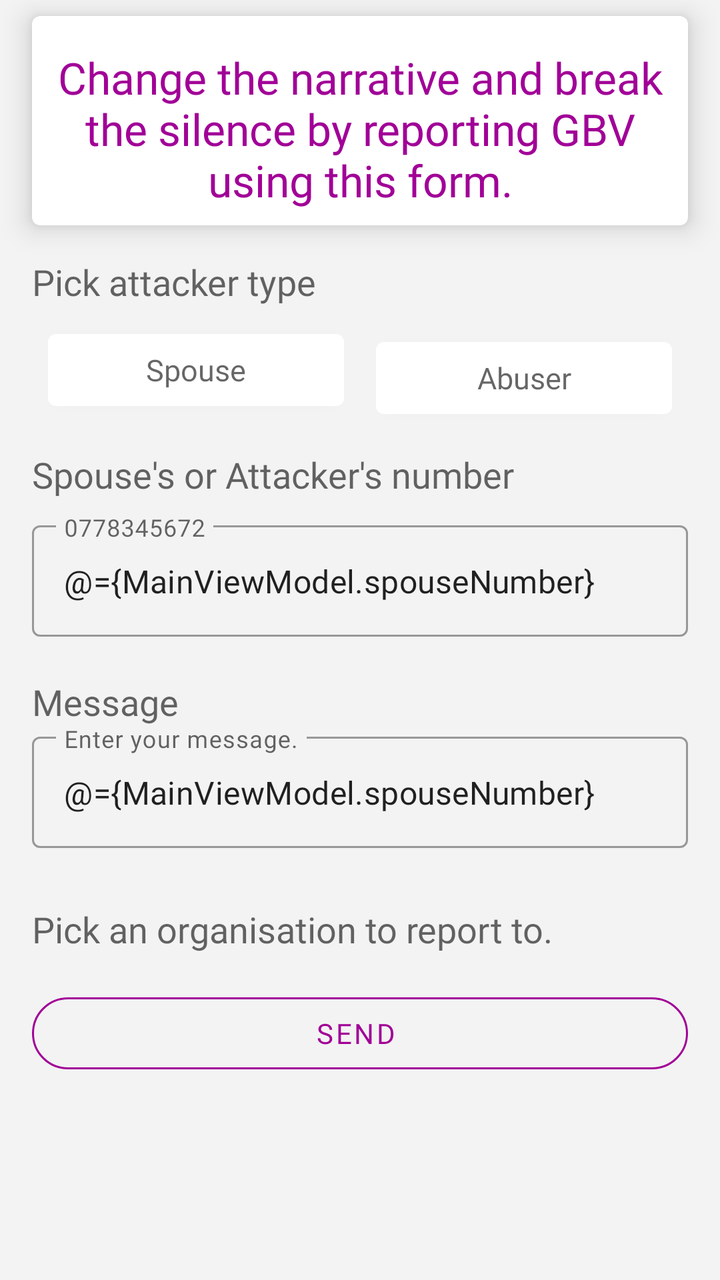
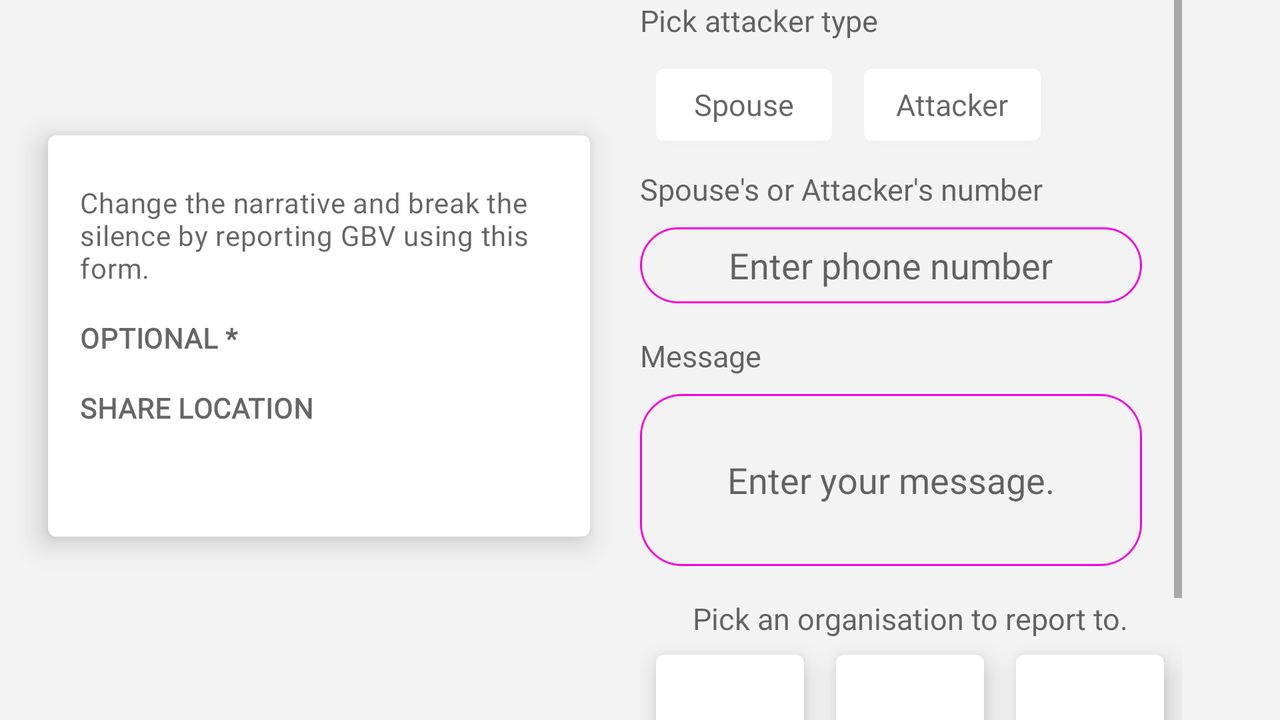

Compare how this app lays out the same screen by default and in its alternative resource folder. The renders come first, then the two layout files and the values they reference.
<!-- AndroidManifest.xml: application theme AppTheme -->
<!-- res/layout/main_fragment.xml -->
<?xml version="1.0" encoding="utf-8"?>
<layout xmlns:android="http://schemas.android.com/apk/res/android"
xmlns:tools="http://schemas.android.com/tools"
xmlns:app="http://schemas.android.com/apk/res-auto">

<data>
    <variable
        name="MainViewModel"
        type="com.maku.whisblower.ui.fragments.main.MainViewModel" />
</data>

    <androidx.core.widget.NestedScrollView
        android:layout_width="match_parent"
        android:layout_height="match_parent"
        tools:context=".ui.fragments.main.MainFragment">

        <androidx.constraintlayout.widget.ConstraintLayout
            android:layout_width="match_parent"
            android:layout_height="match_parent">

            <com.google.android.material.card.MaterialCardView
                android:id="@+id/card"
                android:layout_width="0dp"
                android:layout_height="wrap_content"
                android:layout_marginTop="8dp"
                android:layout_marginBottom="8dp"
                app:cardElevation="8dp"
                app:layout_constraintBottom_toTopOf="@+id/pick"
                app:layout_constraintEnd_toStartOf="@+id/guideline8"
                app:layout_constraintStart_toStartOf="@+id/guideline7"
                app:layout_constraintTop_toTopOf="parent">

                <LinearLayout
                    android:layout_width="match_parent"
                    android:layout_height="match_parent"
                    android:orientation="vertical"
                    android:padding="8dp">

                    <TextView
                        android:layout_width="wrap_content"
                        android:layout_height="wrap_content"
                        android:layout_marginTop="8dp"
                        android:gravity="center"
                        android:text="@string/secondary_text"
                        android:textAppearance="@style/TextAppearance.AppCompat.Large"
                        android:textColor="@color/bulbColor" />

                </LinearLayout>

            </com.google.android.material.card.MaterialCardView>

            <TextView
                android:id="@+id/pick"
                android:layout_width="0dp"
                android:layout_height="wrap_content"
                android:layout_marginTop="16dp"
                android:gravity="top"
                android:text="@string/pick_attacker_type"
                android:textAppearance="@style/TextAppearance.AppCompat.Medium"
                android:textColor="?android:attr/textColorSecondary"
                app:layout_constraintEnd_toStartOf="@+id/guideline8"
                app:layout_constraintHorizontal_bias="0.0"
                app:layout_constraintStart_toStartOf="@+id/guideline7"
                app:layout_constraintTop_toBottomOf="@+id/card" />

            <androidx.constraintlayout.widget.ConstraintLayout
                android:layout_width="0dp"
                android:layout_height="wrap_content"
                app:layout_constraintBottom_toBottomOf="parent"
                app:layout_constraintEnd_toStartOf="@+id/guideline8"
                app:layout_constraintStart_toStartOf="@+id/guideline7"
                app:layout_constraintTop_toBottomOf="@+id/pick">

                <com.google.android.material.button.MaterialButton
                    android:id="@+id/spouseBtn"
                    android:layout_width="0dp"
                    android:layout_height="wrap_content"
                    android:layout_margin="8dp"
                    android:layout_marginEnd="187dp"
                    android:layout_marginBottom="8dp"
                    android:hint="@string/SpouseS"
                    android:onClick="@{() -> MainViewModel.onClickSpouse()}"
                    android:text="@string/SpouseS"
                    android:textAppearance="@style/spouse_s_na"
                    android:textColor="?android:attr/textColorSecondary"
                    app:cardElevation="8dp"
                    app:layout_constraintBottom_toTopOf="@+id/spouse"
                    app:layout_constraintEnd_toStartOf="@+id/abuserBtn"
                    app:layout_constraintStart_toStartOf="parent"
                    app:layout_constraintTop_toTopOf="parent" />


                <com.google.android.material.button.MaterialButton
                    android:id="@+id/abuserBtn"
                    android:layout_width="0dp"
                    android:layout_height="wrap_content"
                    android:layout_margin="8dp"
                    android:layout_marginStart="8dp"
                    android:layout_marginBottom="8dp"
                    android:hint="@string/AbuserA"
                    android:onClick="@{() -> MainViewModel.onClickAttacker()}"
                    android:text="@string/AbuserA"
                    android:textAppearance="@style/spouse_s_na"
                    android:textColor="?android:attr/textColorSecondary"
                    app:cardElevation="8dp"
                    app:layout_constraintBottom_toTopOf="@+id/spouse"
                    app:layout_constraintEnd_toEndOf="parent"
                    app:layout_constraintStart_toEndOf="@+id/spouseBtn"
                    app:layout_constraintTop_toTopOf="parent"
                    app:strokeColor="@color/bulbColor" />

                <TextView
                    android:id="@+id/spouse"
                    android:layout_width="wrap_content"
                    android:layout_height="wrap_content"
                    android:layout_marginTop="8dp"
                    android:layout_marginBottom="8dp"
                    android:gravity="top"
                    android:text="@string/spouse"
                    android:textAppearance="@style/TextAppearance.AppCompat.Medium"
                    android:textColor="?android:attr/textColorSecondary"
                    app:layout_constraintBottom_toTopOf="@+id/spouseinput"
                    app:layout_constraintEnd_toEndOf="parent"
                    app:layout_constraintHorizontal_bias="0.0"
                    app:layout_constraintStart_toStartOf="parent"
                    app:layout_constraintTop_toBottomOf="@+id/spouseBtn" />

                <TextView
                    android:id="@+id/mess"
                    android:layout_width="wrap_content"
                    android:layout_height="wrap_content"
                    android:gravity="top"
                    android:text="@string/message"
                    android:textAppearance="@style/TextAppearance.AppCompat.Medium"
                    android:textColor="?android:attr/textColorSecondary"
                    app:layout_constraintEnd_toEndOf="parent"
                    app:layout_constraintHorizontal_bias="0.0"
                    app:layout_constraintStart_toStartOf="parent"
                    app:layout_constraintTop_toBottomOf="@+id/spouseinput" />

                <com.google.android.material.textfield.TextInputLayout
                    android:id="@+id/spouseinput"
                    style="@style/Widget.MaterialComponents.TextInputLayout.OutlinedBox"
                    android:layout_width="0dp"
                    android:layout_height="wrap_content"
                    android:layout_marginTop="8dp"
                    android:hint="@string/_0778345672"
                    app:endIconMode="clear_text"
                    app:errorEnabled="true"
                    app:layout_constraintEnd_toEndOf="parent"
                    app:layout_constraintStart_toStartOf="parent"
                    app:layout_constraintTop_toBottomOf="@+id/spouse"
                    app:startIconDrawable="@drawable/ic_phone">

                    <com.google.android.material.textfield.TextInputEditText
                        android:layout_width="match_parent"
                        android:layout_height="wrap_content"
                        android:inputType="phone"
                        android:text="@={MainViewModel.spouseNumber}" />

                </com.google.android.material.textfield.TextInputLayout>

                <com.google.android.material.textfield.TextInputLayout
                    android:id="@+id/message"
                    style="@style/Widget.MaterialComponents.TextInputLayout.OutlinedBox"
                    android:layout_width="0dp"
                    android:layout_height="wrap_content"
                    android:hint="@string/enter_your_message"
                    app:endIconMode="clear_text"
                    app:errorEnabled="true"
                    app:layout_constraintEnd_toEndOf="parent"
                    app:layout_constraintStart_toStartOf="parent"
                    app:layout_constraintTop_toBottomOf="@+id/mess"
                    app:startIconDrawable="@drawable/ic_message">

                    <com.google.android.material.textfield.TextInputEditText
                        android:layout_width="match_parent"
                        android:layout_height="wrap_content"
                        android:inputType="text"
                        android:text="@={MainViewModel.spouseNumber}" />

                </com.google.android.material.textfield.TextInputLayout>

                <TextView
                    android:id="@+id/org"
                    android:layout_width="wrap_content"
                    android:layout_height="wrap_content"
                    android:layout_gravity="center_horizontal"
                    android:layout_marginTop="8dp"
                    android:layout_marginBottom="8dp"
                    android:gravity="top"
                    android:text="@string/org"
                    android:textAppearance="@style/TextAppearance.AppCompat.Medium"
                    android:textColor="?android:attr/textColorSecondary"
                    app:layout_constraintEnd_toEndOf="parent"
                    app:layout_constraintHorizontal_bias="0.0"
                    app:layout_constraintStart_toStartOf="parent"
                    app:layout_constraintTop_toBottomOf="@+id/message" />

                <androidx.recyclerview.widget.RecyclerView
                    android:id="@+id/recorg"
                    android:layout_width="0dp"
                    android:layout_height="wrap_content"
                    android:layout_marginTop="8dp"
                    app:layout_constraintBottom_toTopOf="@+id/unistall"
                    app:layout_constraintEnd_toEndOf="parent"
                    app:layout_constraintStart_toStartOf="parent"
                    app:layout_constraintTop_toBottomOf="@+id/org" />


                <com.google.android.material.button.MaterialButton
                    android:id="@+id/unistall"
                    style="@style/Widget.MaterialComponents.Button.OutlinedButton.Icon"
                    android:layout_width="0dp"
                    android:layout_height="wrap_content"
                    android:layout_marginTop="8dp"
                    android:layout_marginBottom="8dp"
                    android:text="@string/send"
                    android:textColor="@color/bulbColor"
                    app:cornerRadius="32dp"
                    app:iconTint="@null"
                    app:layout_constraintBottom_toBottomOf="parent"
                    app:layout_constraintEnd_toEndOf="parent"
                    app:layout_constraintStart_toStartOf="parent"
                    app:layout_constraintTop_toBottomOf="@+id/recorg"
                    app:strokeColor="@color/bulbColor"
                    tools:text="send" />

            </androidx.constraintlayout.widget.ConstraintLayout>

            <androidx.constraintlayout.widget.Guideline
                android:id="@+id/guideline7"
                android:layout_width="wrap_content"
                android:layout_height="wrap_content"
                android:orientation="vertical"
                app:layout_constraintGuide_begin="16dp" />

            <androidx.constraintlayout.widget.Guideline
                android:id="@+id/guideline8"
                android:layout_width="wrap_content"
                android:layout_height="wrap_content"
                android:orientation="vertical"
                app:layout_constraintGuide_end="16dp" />


        </androidx.constraintlayout.widget.ConstraintLayout>

    </androidx.core.widget.NestedScrollView>

</layout>
<!-- resources referenced by this layout -->
<resources>
  <color name="bulbColor">#A10097</color>
  <string name="AbuserA">Abuser</string>
  <string name="SpouseS">Spouse</string>
  <string name="_0778345672">0778345672</string>
  <string name="enter_your_message">Enter your message.</string>
  <string name="message">Message</string>
  <string name="org">Pick an organisation to report to.</string>
  <string name="pick_attacker_type">Pick attacker type</string>
  <string name="secondary_text">Change the narrative and break the silence by reporting GBV using this form.</string>
  <string name="send">send</string>
  <string name="spouse">Spouse\'s or Attacker\'s number</string>
  <style name="spouse_s_na">
  
          <item name="android:textSize">
              15sp
          </item>
  
          <item name="android:textColor">
              #F0F0F0
          </item>
  
      </style>
  <style name="AppTheme" parent="Theme.MaterialComponents.DayNight">
          
          <item name="colorPrimary">@color/colorPrimary</item>
          <item name="colorPrimaryDark">@color/colorPrimaryDark</item>
          <item name="colorAccent">@color/colorAccent</item>
  
          <item name="fontFamily">@font/google_sans</item>
  
          <item name="android:windowBackground">@color/windowBackground</item>
          <item name="android:statusBarColor">@color/statusBarColor</item>
          <item name="android:windowLightStatusBar" tools:targetApi="m">@bool/windowLightStatusBar
          </item>
  
  
  
          <item name="actionBarStyle">@style/Widget.MaterialComponents.ActionBar.Primary</item>
  
          
          <item name="material_dialog_background">@color/windowBackground</item>
          <item name="material_dialog_message_text_color">@color/textColor</item>
          <item name="material_dialog_title_text_color">@color/textColor</item>
          <item name="material_dialog_positive_button_color">@color/icons_pink</item>
          <item name="material_dialog_positive_button_text_color">@color/colorPrimary</item>
          <item name="material_dialog_negative_button_text_color">@color/colorAccent</item>
      </style>
  <color name="colorPrimary">@android:color/white</color>
  <color name="colorPrimaryDark">#A10097</color>
  <color name="colorAccent">#F400DC</color>
  <color name="windowBackground">#F3F3F3</color>
  <color name="statusBarColor">#A10097</color>
  <color name="textColor">@android:color/black</color>
  <color name="icons_pink">#F400DC</color>
</resources>
<!-- res/layout-land/main_fragment.xml (the repository's variant of the layout above) -->
<!-- drawn on the phone turned sideways -->
<?xml version="1.0" encoding="utf-8"?>
<layout xmlns:android="http://schemas.android.com/apk/res/android"
    xmlns:tools="http://schemas.android.com/tools"
    xmlns:app="http://schemas.android.com/apk/res-auto">

    <data>

    </data>

    <androidx.constraintlayout.widget.ConstraintLayout
        android:layout_width="match_parent"
        android:layout_height="match_parent"
        tools:context=".ui.fragments.main.MainFragment">

        <com.google.android.material.card.MaterialCardView
            android:id="@+id/card"
            android:layout_width="271dp"
            android:layout_height="200.81dp"
            android:layout_marginStart="24dp"
            android:layout_marginBottom="24dp"
            app:cardElevation="8dp"
            app:layout_constraintBottom_toBottomOf="parent"
            app:layout_constraintStart_toStartOf="parent"
            app:layout_constraintTop_toTopOf="parent">

            <LinearLayout
                android:id="@+id/layoutCard"
                android:layout_width="271dp"
                android:layout_height="200.81dp"
                android:orientation="vertical"
                android:padding="16dp">

                <TextView
                    android:layout_width="wrap_content"
                    android:layout_height="wrap_content"
                    android:layout_marginTop="8dp"
                    android:text="@string/secondary_text"
                    android:textAppearance="?attr/textAppearanceBody2"
                    android:textColor="?android:attr/textColorSecondary" />

                <TextView
                    android:id="@+id/optional"
                    android:layout_width="wrap_content"
                    android:layout_height="wrap_content"
                    android:layout_marginTop="16dp"
                    android:text="@string/supporting_text"
                    android:textAppearance="?attr/textAppearanceBody2"
                    android:textColor="?android:attr/textColorSecondary"
                    android:textStyle="bold" />

                <TextView
                    android:id="@+id/more"
                    android:layout_width="wrap_content"
                    android:layout_height="wrap_content"
                    android:layout_marginTop="16dp"
                    android:text="@string/supporting_text1"
                    android:textAppearance="?attr/textAppearanceBody2"
                    android:textColor="?android:attr/textColorSecondary"
                    android:textStyle="bold" />

            </LinearLayout>

        </com.google.android.material.card.MaterialCardView>


        <ScrollView
            android:id="@+id/scroolavieww"
            android:layout_width="271dp"
            android:layout_height="0dp"
            android:layout_marginEnd="24dp"
            app:layout_constraintBottom_toBottomOf="parent"
            app:layout_constraintEnd_toEndOf="parent"
            app:layout_constraintStart_toEndOf="@+id/card"
            app:layout_constraintTop_toTopOf="parent">

            <LinearLayout
                android:layout_width="match_parent"
                android:layout_height="wrap_content"
                android:orientation="vertical">

                <TextView
                    android:id="@+id/pick"
                    android:layout_width="wrap_content"
                    android:layout_height="wrap_content"
                    android:gravity="top"
                    android:text="Pick attacker type"
                    android:textAppearance="@style/spouse_s_na"
                    android:textColor="?android:attr/textColorSecondary" />

                <LinearLayout
                    android:orientation="horizontal"
                    android:id="@+id/pickabuser"
                    android:layout_width="wrap_content"
                    android:layout_height="wrap_content">

                    <com.google.android.material.button.MaterialButton
                        android:id="@+id/spouseBtn"
                        android:text="Spouse"
                        app:cardElevation="8dp"
                        android:textAppearance="@style/spouse_s_na"
                        android:textColor="?android:attr/textColorSecondary"
                        android:layout_width="wrap_content"
                        android:layout_height="wrap_content"
                        android:layout_margin="8dp"/>

                    <com.google.android.material.button.MaterialButton
                        android:id="@+id/abuserBtn"
                        app:cardElevation="8dp"
                        android:text="Attacker"
                        android:textAppearance="@style/spouse_s_na"
                        android:textColor="?android:attr/textColorSecondary"
                        android:layout_width="wrap_content"
                        android:layout_height="wrap_content"
                        android:layout_margin="8dp"/>

                </LinearLayout>

                <TextView
                    android:id="@+id/spouse"
                    android:layout_width="wrap_content"
                    android:layout_height="wrap_content"
                    android:gravity="top"
                    android:text="@string/spouse"
                    android:textAppearance="@style/spouse_s_na"
                    android:textColor="?android:attr/textColorSecondary" />

                <EditText
                    android:id="@+id/spouseinput"
                    android:layout_width="251dp"
                    android:layout_height="38dp"
                    android:layout_marginTop="9dp"
                    android:background="@drawable/text_input_bg"
                    android:gravity="center"
                    android:hint="@string/enter_spouses_name" />

                <TextView
                    android:id="@+id/mess"
                    android:layout_width="wrap_content"
                    android:layout_height="wrap_content"
                    android:layout_marginTop="16dp"
                    android:gravity="top"
                    android:text="@string/message"
                    android:textAppearance="@style/spouse_s_na"
                    android:textColor="?android:attr/textColorSecondary" />

                <EditText
                    android:id="@+id/message"
                    android:layout_width="251dp"
                    android:layout_height="86dp"
                    android:layout_marginTop="9dp"
                    android:background="@drawable/edittext"
                    android:gravity="center"
                    android:hint="@string/enter_your_message"
                    android:inputType="textMultiLine" />

                <TextView
                    android:id="@+id/org"
                    android:layout_width="wrap_content"
                    android:layout_height="wrap_content"
                    android:layout_gravity="center_horizontal"
                    android:layout_marginTop="16dp"
                    android:gravity="top"
                    android:text="@string/org"
                    android:textAppearance="@style/spouse_s_na"
                    android:textColor="?android:attr/textColorSecondary" />

                <LinearLayout
                    android:layout_width="match_parent"
                    android:layout_height="wrap_content"
                    android:orientation="horizontal">

                    <com.google.android.material.card.MaterialCardView
                        android:id="@+id/org1"
                        android:layout_width="74dp"
                        android:layout_height="53dp"
                        android:layout_margin="8dp"
                        app:cardElevation="8dp">

                    </com.google.android.material.card.MaterialCardView>

                    <com.google.android.material.card.MaterialCardView
                        android:id="@+id/org2"
                        android:layout_width="74dp"
                        android:layout_height="53dp"
                        android:layout_margin="8dp"
                        app:cardElevation="8dp">

                    </com.google.android.material.card.MaterialCardView>

                    <com.google.android.material.card.MaterialCardView
                        android:id="@+id/org3"
                        android:layout_width="74dp"
                        android:layout_height="53dp"
                        android:layout_margin="8dp"
                        app:cardElevation="8dp">

                    </com.google.android.material.card.MaterialCardView>

                </LinearLayout>

                <TextView
                    android:id="@+id/unistall"
                    style="@style/report"
                    android:layout_marginBottom="8dp"
                    android:layout_width="wrap_content"
                    android:layout_height="wrap_content"
                    android:layout_gravity="center_horizontal"
                    android:layout_marginTop="8dp"
                    android:background="@drawable/btn_bg"
                    android:elevation="8dp"
                    android:gravity="center"
                    android:text="@string/report" />

            </LinearLayout>

        </ScrollView>


    </androidx.constraintlayout.widget.ConstraintLayout>
</layout>
<!-- resources referenced by the variant -->
<!-- as the phone turned sideways resolves them -->
<resources>
  <!-- drawable btn_bg (drawable) -->
  <?xml version="1.0" encoding="utf-8"?>
  <vector
      xmlns:android="http://schemas.android.com/apk/res/android"
      xmlns:aapt="http://schemas.android.com/aapt"
      android:width="107dp"
      android:height="29dp"
      android:viewportWidth="107"
      android:viewportHeight="29"
      >
  
      <group>
  
          <clip-path
              android:pathData="M14.5 0H92.5C100.508 0 107 6.49187 107 14.5C107 22.5081 100.508 29 92.5 29H14.5C6.49187 29 0 22.5081 0 14.5C0 6.49187 6.49187 0 14.5 0Z"
              />
  
          <path
              android:pathData="M0 0V29H107V0"
              android:fillColor="#A10097"
              />
  
      </group>
  
  </vector>
  <!-- drawable edittext (drawable) -->
  <?xml version="1.0" encoding="utf-8"?>
  <vector
      xmlns:android="http://schemas.android.com/apk/res/android"
      xmlns:aapt="http://schemas.android.com/aapt"
      android:width="200dp"
      android:height="86dp"
      android:viewportWidth="251"
      android:viewportHeight="86"
      >
  
      <group>
  
          <clip-path
              android:pathData="M21 0H230C241.598 0 251 9.40202 251 21V65C251 76.598 241.598 86 230 86H21C9.40202 86 0 76.598 0 65V21C0 9.40202 9.40202 0 21 0Z"
              />
  
          <path
              android:pathData="M21 0H230C241.598 0 251 9.40202 251 21V65C251 76.598 241.598 86 230 86H21C9.40202 86 0 76.598 0 65V21C0 9.40202 9.40202 0 21 0Z"
              android:strokeWidth="2"
              android:strokeColor="#F400DC"
              />
  
      </group>
  
  </vector>
  <!-- drawable text_input_bg (drawable) -->
  <?xml version="1.0" encoding="utf-8"?>
  <vector
      xmlns:android="http://schemas.android.com/apk/res/android"
      xmlns:aapt="http://schemas.android.com/aapt"
      android:width="200dp"
      android:height="38dp"
      android:viewportWidth="251"
      android:viewportHeight="38"
      >
  
      <group>
  
          <clip-path
              android:pathData="M19 0H232C242.493 0 251 8.50659 251 19C251 29.4934 242.493 38 232 38H19C8.50659 38 0 29.4934 0 19C0 8.50659 8.50659 0 19 0Z"
              />
  
          <path
              android:pathData="M19 0H232C242.493 0 251 8.50659 251 19C251 29.4934 242.493 38 232 38H19C8.50659 38 0 29.4934 0 19C0 8.50659 8.50659 0 19 0Z"
              android:strokeWidth="2"
              android:strokeColor="#F400DC"
              />
  
      </group>
  
  </vector>
  <string name="enter_spouses_name">Enter phone number</string>
  <string name="enter_your_message">Enter your message.</string>
  <string name="message">Message</string>
  <string name="org">Pick an organisation to report to.</string>
  <string name="report">Report</string>
  <string name="secondary_text">Change the narrative and break the silence by reporting GBV using this form.</string>
  <string name="spouse">Spouse\'s or Attacker\'s number</string>
  <string name="supporting_text">OPTIONAL *</string>
  <string name="supporting_text1">SHARE LOCATION</string>
  <style name="report">
  
          <item name="android:textSize">
              18sp
          </item>
  
          <item name="android:textColor">
              #ECECEC
          </item>
  
      </style>
  <style name="spouse_s_na">
  
          <item name="android:textSize">
              15sp
          </item>
  
          <item name="android:textColor">
              #F0F0F0
          </item>
  
      </style>
  <color name="colorPrimary">@android:color/white</color>
  <color name="colorPrimaryDark">#A10097</color>
  <color name="colorAccent">#F400DC</color>
  <color name="windowBackground">#F3F3F3</color>
  <color name="statusBarColor">#A10097</color>
  <color name="textColor">@android:color/black</color>
  <color name="icons_pink">#F400DC</color>
  <!-- some entries are left out for length -->
</resources>
